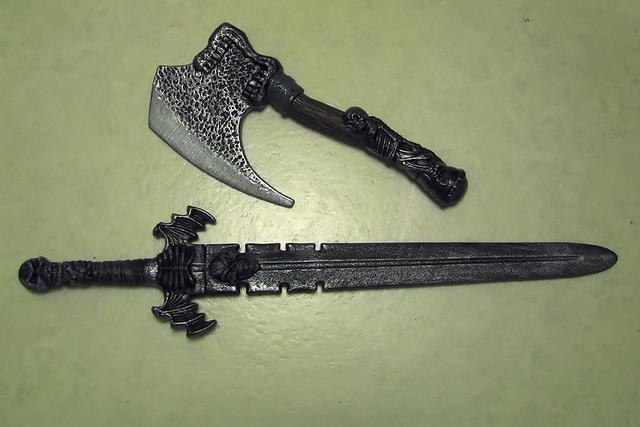
#> input picture imagem.png, 640 x 427 px
$ python visao_computacional.py
#> lines starting #> are read from the running program, lines starting #| are printed output that depends on the picture; after the words box and inside, x2 and y2 are one past the last pixel; in counts of white or black regions, pixels touching at a corner belong together
import cv2
import matplotlib.pyplot as plt
import os


nome_da_imagem = 'imagem.png'

if not os.path.exists(nome_da_imagem):
    print(f"❌ ERRO: O arquivo '{nome_da_imagem}' não foi encontrado!")
    exit()


img = cv2.imread(nome_da_imagem)
#> img is the input picture: shape (427, 640, 3); mean B, G, R 109.7, 142.4, 136.5
img_rgb = cv2.cvtColor(img, cv2.COLOR_BGR2RGB)


img_gray = cv2.cvtColor(img, cv2.COLOR_BGR2GRAY)
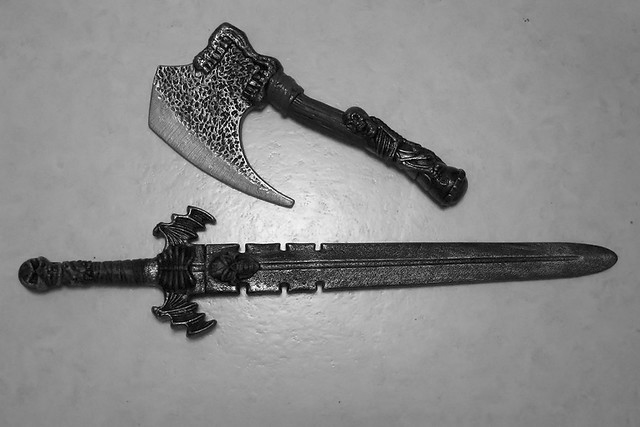
#> img_gray: shape (427, 640); min 0, max 255, mean 136.9
img_blur = cv2.GaussianBlur(img_gray, (5, 5), 0)


_, mascara = cv2.threshold(img_blur, 0, 255, cv2.THRESH_BINARY_INV + cv2.THRESH_OTSU)
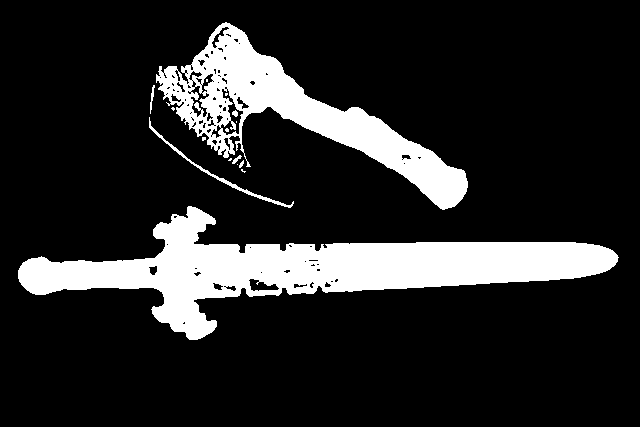
#> mascara: shape (427, 640); 15.8% white; 16 white regions (9 under 20 px)


contornos, _ = cv2.findContours(mascara, cv2.RETR_EXTERNAL, cv2.CHAIN_APPROX_SIMPLE)
#> contornos = 11 contours, 6 with area under 20; largest, box (x1, y1, x2, y2) and area: (18, 206, 619, 340) 26856, (156, 22, 468, 210) 16148, (149, 117, 294, 208) 352, (150, 85, 155, 114) 28, (232, 155, 242, 164) 24


img_resultado = img_rgb.copy()

for contorno in contornos:
    area = cv2.contourArea(contorno)


    if area > 5000:
        x, y, w, h = cv2.boundingRect(contorno)

        if w > h * 2:
            cv2.rectangle(img_resultado, (x, y), (x+w, y+h), (0, 255, 0), 4)
            cv2.putText(img_resultado, 'Espada Identificada', (x, y - 15), cv2.FONT_HERSHEY_SIMPLEX, 0.8, (0, 255, 0), 2)
        else:
            cv2.rectangle(img_resultado, (x, y), (x+w, y+h), (0, 0, 255), 4)
            cv2.putText(img_resultado, 'Machado', (x, y - 15), cv2.FONT_HERSHEY_SIMPLEX, 0.8, (0, 0, 255), 2)
#> this loop made 11 passes
#> (area, x, y, w, h) on passes 1, 11: (26856.5, 18, 206, 601, 134), (16147.5, 156, 22, 312, 188)
#> area on passes 6, 8, 10: 24, 352, 28.5
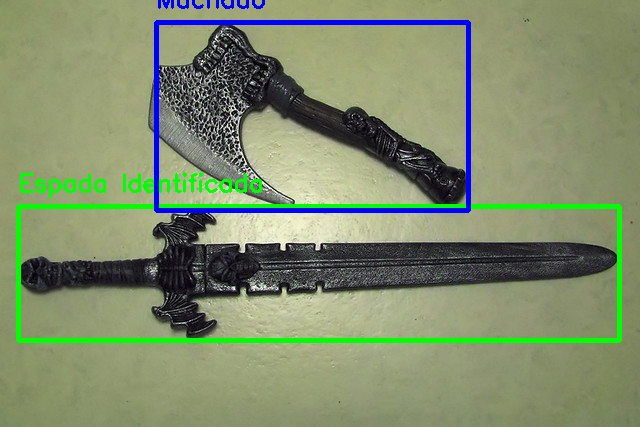
#> img_resultado: shape (427, 640, 3); mean R, G, B 128.3, 142, 108.2

plt.figure(figsize=(15, 5))

plt.subplot(1, 3, 1)
plt.title("1. Original")
plt.imshow(img_rgb)
plt.axis('off')

plt.subplot(1, 3, 2)
plt.title("2. Segmentação (Otsu)")
plt.imshow(mascara, cmap='gray')
plt.axis('off')

plt.subplot(1, 3, 3)
plt.title("3. Detecção de Objetos")
plt.imshow(img_resultado)
plt.axis('off')

plt.savefig('resultado_segmentacao.png', bbox_inches='tight')
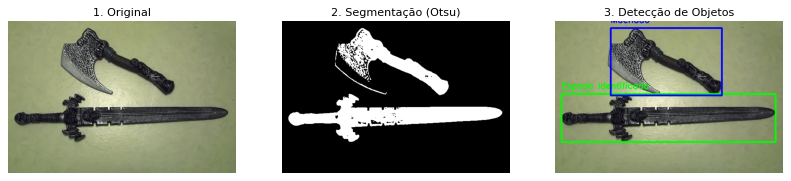
#> figure drawn by matplotlib, 3 panels
print("✅ Segmentação concluída! Abra o arquivo 'resultado_segmentacao.png'.")
